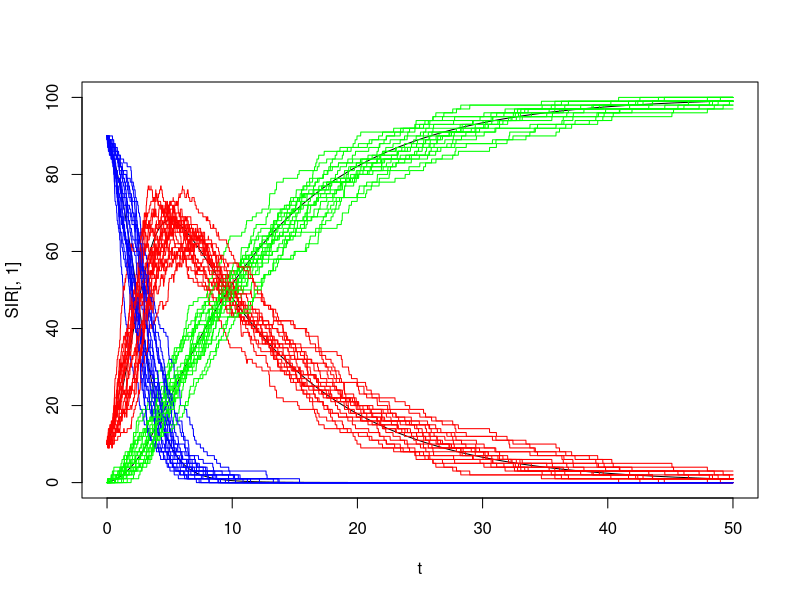

The R source for this figure:
Stoch_SIR = function(lambda,gamma,N,dt,Tfin){
  SIR = matrix(0,nrow=Tfin/dt+1,ncol=3)
  SIR[1,] = c(N-10,10,0)
  nTime = Tfin/dt+1
  for(i in 2:nTime){
    infect = 0
    recover = 0
    if(SIR[i-1,2]>0){
      infectTimes = rexp(SIR[i-1,1],lambda*SIR[i-1,2])
      infect = sum(infectTimes<=dt)
      recoverTimes = rexp(SIR[i-1,2],gamma)
      recover = sum(recoverTimes<=dt)
    }
    SIR[i,1] = SIR[i-1,1]-infect
    SIR[i,2] = SIR[i-1,2]+infect-recover
    SIR[i,3] = SIR[i-1,3]+recover
  }
  return(SIR)
}

Det_SIR = function(lambda,gamma,dt,N,Tfin){
  SIR = matrix(0,nrow=Tfin/dt+1,ncol=3)
  SIR[1,] = c(N-10,10,0)
  nTime = Tfin/dt+1
  for(i in 2:nTime){
    infect = lambda*SIR[i-1,1]*SIR[i-1,2]
    recover = gamma*SIR[i-1,2]
    SIR[i,1] = SIR[i-1,1]-infect*dt
    SIR[i,2] = SIR[i-1,2]+(infect-recover)*dt
    SIR[i,3] = SIR[i-1,3]+recover*dt
  }
  return(SIR)
}

N = 100
dt = .01
Tfin = 50
lambda = .01
gamma = .1


##fake data generation
t = seq(0,Tfin,dt)
SIR = Det_SIR(lambda,gamma,dt,N,Tfin)
plot(t,SIR[,1],type="l",ylim=c(0,100))
lines(t,SIR[,2])
lines(t,SIR[,3])

for(i in 1:20){
  SIR = Stoch_SIR(lambda,gamma,N,dt,Tfin)
  lines(t,SIR[,1],type="l",col="blue",ylim=c(0,100))
  lines(t,SIR[,2],col="red")
  lines(t,SIR[,3],col="green")
}
